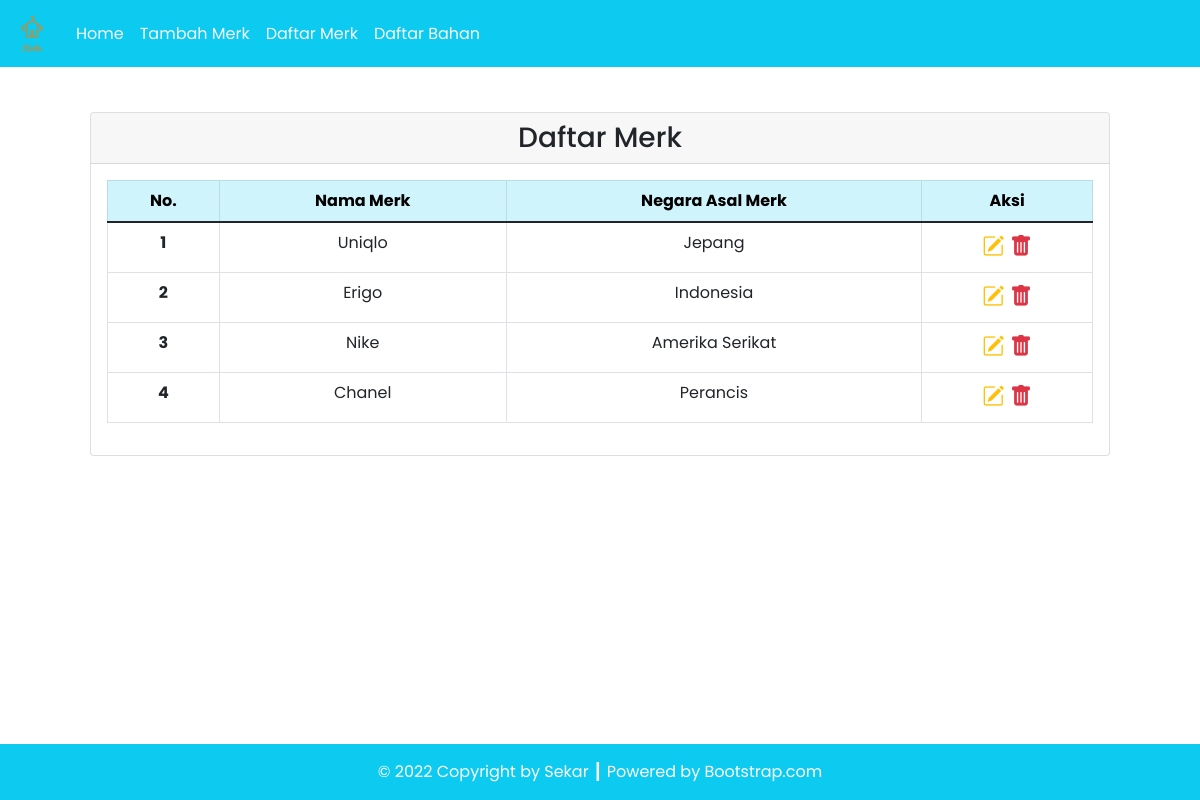
Page /Program/merk.php on the committed database.
### tables this page shows
CREATE TABLE `merk` (
  `id_merk` int(11) NOT NULL,
  `nama_merk` varchar(100) NOT NULL,
  `asal_merk` varchar(200) NOT NULL
);

### Program/config/db.php (called while the page is built)
<?php
$DB_HOST = "localhost";
$DB_USERNAME = "root";
$DB_PASSWORD = "";
$DB_NAME = "db_toko_pakaian";

### Program/classes/DB.php (called while the page is built, shortened)
<?php
class DB
{
    private $hostname;
    private $username;
    private $password;
    private $dbname;
    private $conn;
    private $result;
    function __construct($hostname, $username, $password, $dbname)
    {
        $this->hostname = $hostname;
        $this->username = $username;
        $this->password = $password;
        $this->dbname = $dbname;
    }
    function open()
    {
        $this->conn = mysqli_connect($this->hostname, $this->username, $this->password, $this->dbname);
    }
    function execute($query)
    {
        $this->result = mysqli_query($this->conn, $query);
    }
    function getResult()
    {
        return mysqli_fetch_array($this->result);
    }
}

### Program/classes/Merk.php (called while the page is built, shortened)
<?php
class Merk extends DB
{
    function getMerk()
    {
        $query = "SELECT * FROM merk";
        return $this->execute($query);
    }
}

### Program/merk.php (the view, shortened to what this page needs)
<?php
include('config/db.php');
include('classes/DB.php');
include('classes/Merk.php');
$merk = new Merk($DB_HOST, $DB_USERNAME, $DB_PASSWORD, $DB_NAME);
$merk->open();
$merk->getMerk();
$header = '<tr>
<th scope="row">No.</th>
<th scope="row">Nama Merk</th>
<th scope="row">Negara Asal Merk</th>
<th scope="row">Aksi</th>
</tr>';
$data = null;
$no = 1;
while ($div = $merk->getResult()) {
    $data .= '<tr>
    <th scope="row">' . $no . '</th>
    <td>' . $div['nama_merk'] . '</td>
    <td>' . $div['asal_merk'] . '</td>
    <td style="font-size: 22px;">
        <a href="update.php?id_merk=' . $div['id_merk'] . '" title="Edit Data"><i class="bi bi-pencil-square text-warning"></i></a>&nbsp;<a href="#" onclick="confirmDelete(' .  $div['id_merk'] . ');" title="Delete Data"><i class="bi bi-trash-fill text-danger"></i></a>
        </td>
    </tr>';
    $no++;
}
?>

### rows in the picture
merk: nama_merk "Uniqlo", asal_merk "Jepang"
merk: nama_merk "Erigo", asal_merk "Indonesia"
merk: nama_merk "Nike", asal_merk "Amerika Serikat"
merk: nama_merk "Chanel", asal_merk "Perancis"

### other values in the picture
$this->content "Home Tambah Merk Daftar Merk Daftar Bahan Daftar Merk © 2022 Copyright by Sekar ┃ Powered by Bootstrap.com"
